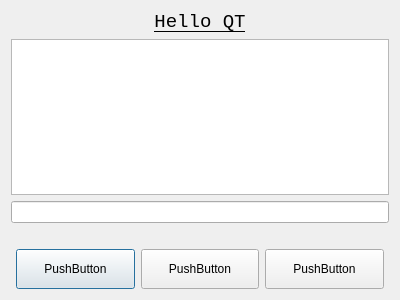
<?xml version="1.0" encoding="UTF-8"?>
<ui version="4.0">
 <class>Dialog</class>
 <widget class="QDialog" name="Dialog">
  <property name="geometry">
   <rect>
    <x>0</x>
    <y>0</y>
    <width>400</width>
    <height>300</height>
   </rect>
  </property>
  <property name="windowTitle">
   <string>Dialog</string>
  </property>
  <layout class="QVBoxLayout" name="verticalLayout">
   <item>
    <widget class="QLabel" name="label">
     <property name="font">
      <font>
       <family>Consolas</family>
       <pointsize>14</pointsize>
       <weight>50</weight>
       <bold>false</bold>
       <underline>true</underline>
      </font>
     </property>
     <property name="text">
      <string>Hello QT</string>
     </property>
     <property name="alignment">
      <set>Qt::AlignCenter</set>
     </property>
    </widget>
   </item>
   <item>
    <widget class="QTextEdit" name="textEdit"/>
   </item>
   <item>
    <widget class="QLineEdit" name="lineEdit"/>
   </item>
   <item>
    <layout class="QHBoxLayout" name="horizontalLayout">
     <property name="leftMargin">
      <number>5</number>
     </property>
     <property name="topMargin">
      <number>20</number>
     </property>
     <property name="rightMargin">
      <number>5</number>
     </property>
     <property name="bottomMargin">
      <number>0</number>
     </property>
     <item>
      <widget class="QPushButton" name="btn1">
       <property name="minimumSize">
        <size>
         <width>0</width>
         <height>40</height>
        </size>
       </property>
       <property name="text">
        <string>PushButton</string>
       </property>
      </widget>
     </item>
     <item>
      <widget class="QPushButton" name="btn2">
       <property name="minimumSize">
        <size>
         <width>0</width>
         <height>40</height>
        </size>
       </property>
       <property name="text">
        <string>PushButton</string>
       </property>
      </widget>
     </item>
     <item>
      <widget class="QPushButton" name="btn3">
       <property name="minimumSize">
        <size>
         <width>0</width>
         <height>40</height>
        </size>
       </property>
       <property name="text">
        <string>PushButton</string>
       </property>
      </widget>
     </item>
    </layout>
   </item>
  </layout>
 </widget>
 <resources/>
 <connections/>
</ui>
